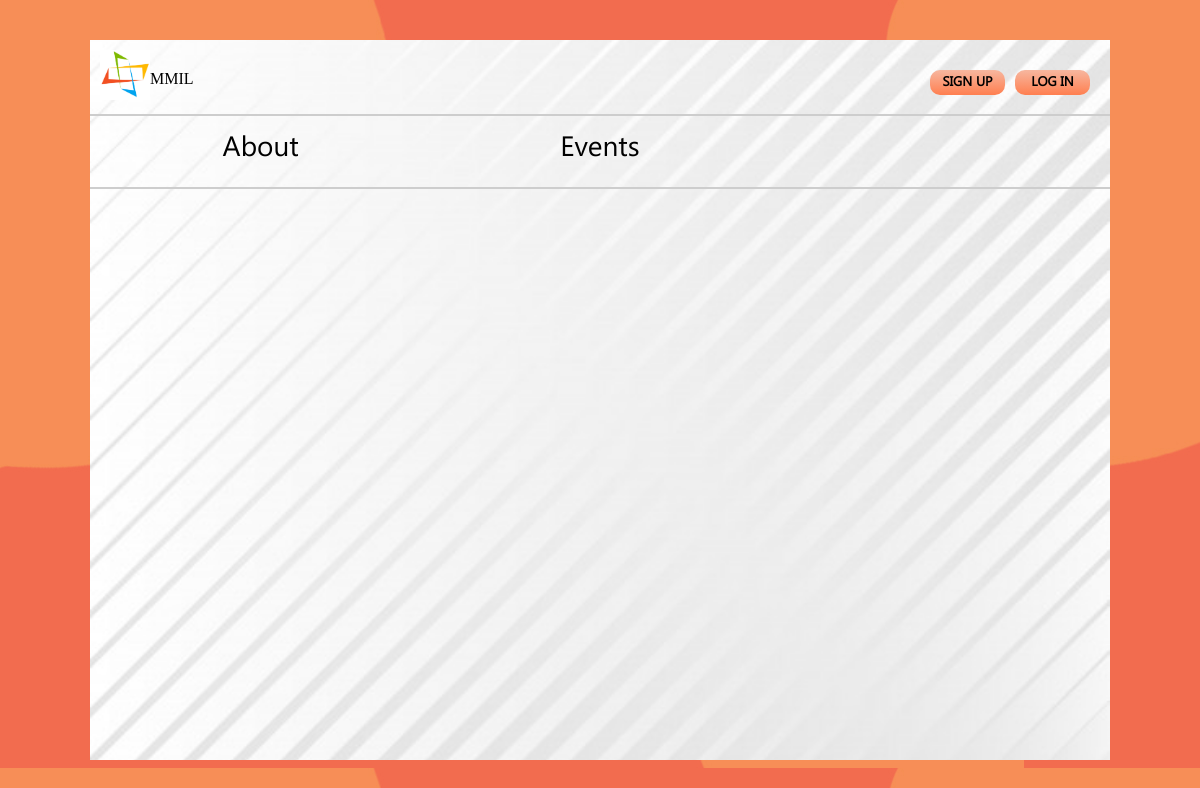
Page /events/ on the earlier database version.
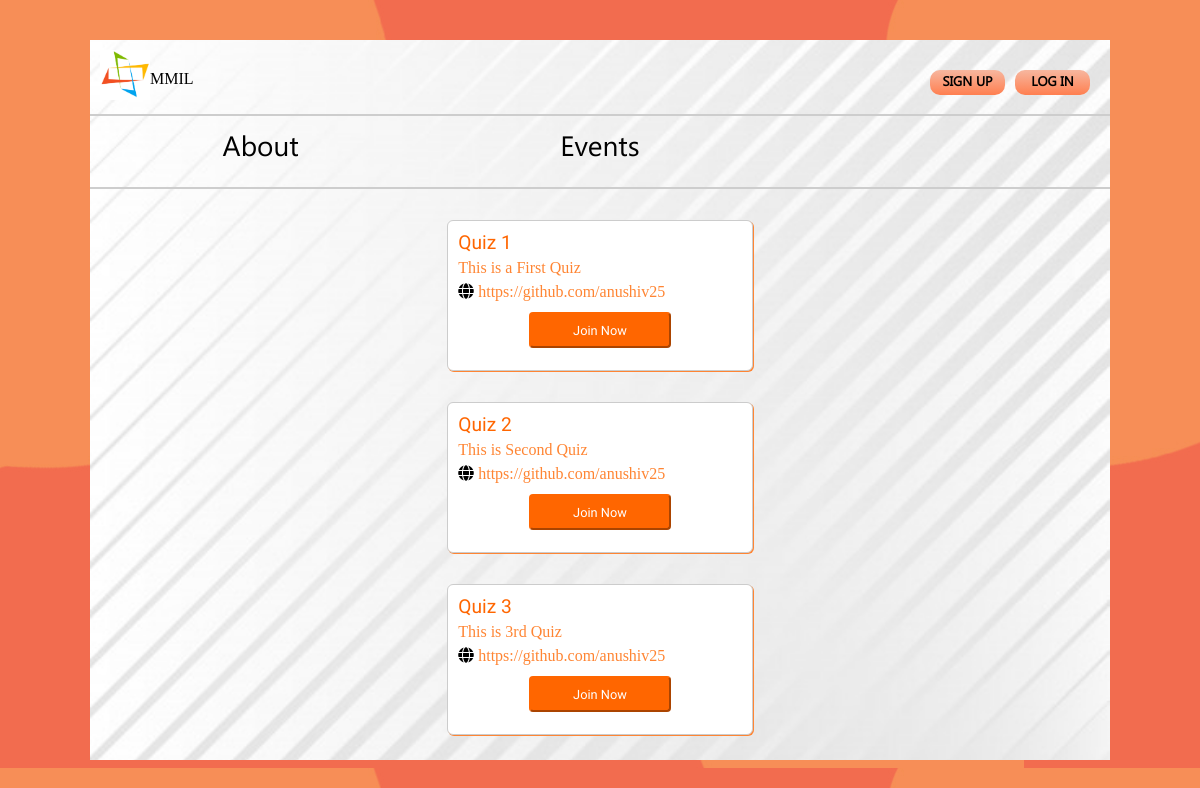
Same page on the later database version.
### events/models.py (models this page shows, shortened)
class Event(models.Model):
	event_name = models.CharField(max_length=100)
	event_description = models.TextField(blank=False)
	event_url = models.URLField(max_length=100,blank=True)

### quiz_portal/views.py (the view)
# urls.py: path('events/', events),
def events(request):
	e=Event.objects.all()
	context = {
		'eve':e
	}
	return render(request,'events.html',context)

### templates/events.html (shortened to what this page needs)
{% load static %}
<!DOCTYPE html>
<html>
<head>
	<link rel="stylesheet" type="text/css" href="{% static 'css\dashboard.css' %}">
	<link rel="stylesheet" type="text/css" href="{% static 'css\login.css' %}">
	<link rel="stylesheet" type="text/css" href="{% static 'css\events.css' %}">
	<link rel="stylesheet" href="https://use.fontawesome.com/releases/v5.5.0/css/all.css">
</head>
<body>
<div class="box">
	<div class="top">
		<img src="/static/img/mmil_logo.jpg" width="50px"><a href="/dashboard.html">MMIL</a>
		{% if request.user.is_authenticated %}
		<a href="/logout"><button class="button">Log Out</button></a>
		{% else %}
		<button onclick="login()">Log In</button>
		<button class="signn" onclick="signup()">Sign Up</button>
		{% endif %}
	</div>
	<div class="center">
		<div class="info-1 active">
			<a href='/' class="event" onclick="changeactive()">About</a>
		</div>
		<div class="info-2">
			<a href="/events" class="about" onclick="changeactive()">Events</a>
		</div>
	</div>
	<div class="list">
	{% for i in eve %}
	<div class="events">
		<div class="header">{{ i.event_name }}</div>
		<p>{{ i.event_description }}</p>
		<a href="#" class="links"><i class="fas fa-globe"></i></a><span class="links">{{ i.event_url }}</span>
		<div><a href="/quiz"><button type="button" class="btn btn-secondary">Join Now</button></a></div>
	</div>
	{% endfor %}
</div>
</div>
</body>
</html>

### static/css/dashboard.css (style rules this page uses)
* { margin:0 ; padding: 0; box-sizing: border-box; }
html { height: 100%; }
body { background-image: url('/static/img/orange.jpg'); }
.box { background-image: url('/static/img/white_background_.jpg'); background-size: cover; background-repeat: no-repeat; background-position: center; position: absolute; left:50%; top: 50%; color: black; transform: translate(-50%,-50%); width:85%; height: 90%; }
.top { margin:10px; }
.top button { font-family: mntl; font-weight: 600; cursor: pointer; float: right; margin-top:20px; margin-bottom:20px; margin-right:10px; width:75px; border-radius: 10px; border:none; height: 25px; outline: none; background-image: linear-gradient(to top,rgba(255,127,80,1),rgba(255,127,80,.5)); text-transform: uppercase; }
.center { border-top:2px solid #cdcdcd; border-bottom: 2px solid #cdcdcd; height: 75px; text-align: center; }
.info-1 a,.info-2 a { position: absolute; display: inline; text-decoration: none; color:black; font-size: 28px; top:90px; font-family: mntl; }
.about { position: absolute; left:calc(50% - 50px); }
.event { position: relative; left:75%; }
.box .top a { position: absolute; top:30px; text-decoration: none; color:black; font-family: arca; }

### static/css/login.css (style rules this page uses)
::placeholder { color: black; font-family: mntl; }

### static/css/events.css (style rules this page uses)
.event { position: relative; left:13%; }
.about { position: absolute; right:calc(50% - 50px); }
.events { position: relative; display: block; background-color: white; margin-left: 35%; width: 30%; padding: 1%; margin-top: 3%; color: #ff8533; border-radius: 6px; border:1px solid #cccccc; box-shadow: 1px 1px; }
.list { width: 100%; display: block; margin: 0 auto; }
i { width: 3px; height: 3px; color: black; left: 2% }
.header { color: #ff6600; margin-bottom: 2%; font-family: work sans; font-weight: 500; font-size: 120%; }
.btn-secondary { background-color: #ff6600; border-color: #ff6600; margin-left: 25%; width: 50%; font-family: work sans; font-weight: 500; font-size: 0.8em; color: white; margin-top: 4%; margin-bottom: 4%; padding: 3%; border-radius: 0.25rem; }
span { margin-left: 6%; }
p { margin-bottom: 2%; }
.box .top a { position: absolute; top:30px; text-decoration: none; color:black; font-family: arca; }
.box { overflow-y: scroll; }

Differences in the rows shown:
added Event: event_name "Quiz 1", event_description "This is a First Quiz", event_url "https://github.com/anushiv25"
added Event: event_name "Quiz 2", event_description "This is Second Quiz", event_url "https://github.com/anushiv25"
added Event: event_name "Quiz 3", event_description "This is 3rd Quiz", event_url "https://github.com/anushiv25"
